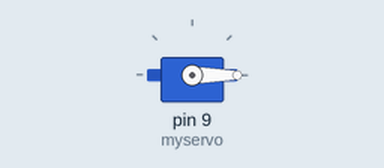
Simulated run of this sketch. Board: Arduino Uno, built with avr-gcc and run on an emulated ATmega328P. Shown: servo.

Above: at 0.1 s.
At 1.6 s:
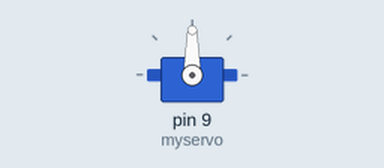
Timing chart, 0 to 3.1 s (numbered marks = the images above):
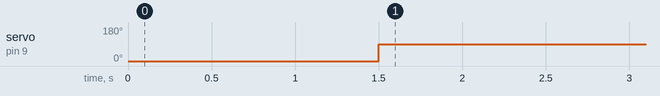

Measured:
- by itself, servo on pin 9 (myservo): 0° → 90° at 1.5 s

The sketch:

sketch_dec03c.ino
```cpp
/*

*/
#include <Servo.h>
Servo myservo;

void setup() {
    myservo.attach(9);
    myservo.write(0);      // Rotate to 0 degrees
    delay(1500);
    myservo.write(90);      // Rotate to 90 degrees

}

void loop() {

}
```
